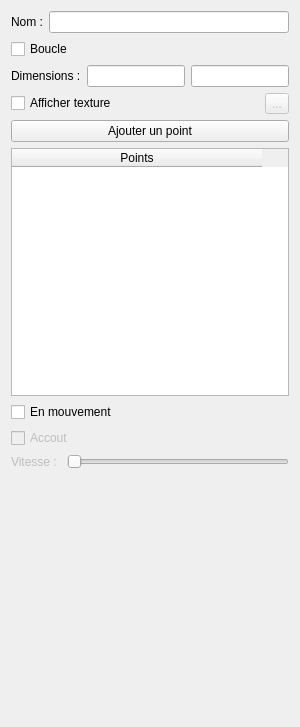
<?xml version="1.0" encoding="UTF-8"?>
<ui version="4.0">
 <class>PlateformOptionWidget</class>
 <widget class="QWidget" name="PlateformOptionWidget">
  <property name="geometry">
   <rect>
    <x>0</x>
    <y>0</y>
    <width>300</width>
    <height>727</height>
   </rect>
  </property>
  <property name="windowTitle">
   <string>Form</string>
  </property>
  <layout class="QVBoxLayout" name="verticalLayout_2">
   <item>
    <layout class="QVBoxLayout" name="verticalLayout">
     <item>
      <layout class="QHBoxLayout" name="horizontalLayout">
       <item>
        <widget class="QLabel" name="label">
         <property name="text">
          <string>Nom :</string>
         </property>
        </widget>
       </item>
       <item>
        <widget class="QLineEdit" name="_objectNameEdit">
         <property name="text">
          <string/>
         </property>
        </widget>
       </item>
      </layout>
     </item>
     <item>
      <widget class="QCheckBox" name="_circleMovementCheckbox">
       <property name="enabled">
        <bool>true</bool>
       </property>
       <property name="text">
        <string>Boucle</string>
       </property>
      </widget>
     </item>
     <item>
      <layout class="QHBoxLayout" name="horizontalLayout_3">
       <item>
        <widget class="QLabel" name="label_2">
         <property name="text">
          <string>Dimensions :</string>
         </property>
        </widget>
       </item>
       <item>
        <widget class="QLineEdit" name="_widthEdit">
         <property name="inputMask">
          <string/>
         </property>
         <property name="text">
          <string/>
         </property>
         <property name="maxLength">
          <number>3</number>
         </property>
        </widget>
       </item>
       <item>
        <widget class="QLineEdit" name="_heightEdit">
         <property name="maxLength">
          <number>3</number>
         </property>
        </widget>
       </item>
      </layout>
     </item>
     <item>
      <layout class="QHBoxLayout" name="horizontalLayout_4">
       <item>
        <widget class="QCheckBox" name="_showTextureCheckbox">
         <property name="text">
          <string>Afficher texture</string>
         </property>
        </widget>
       </item>
       <item>
        <widget class="QToolButton" name="_loadTextureButton">
         <property name="enabled">
          <bool>false</bool>
         </property>
         <property name="text">
          <string>...</string>
         </property>
        </widget>
       </item>
      </layout>
     </item>
     <item>
      <widget class="QPushButton" name="_addPointButton">
       <property name="text">
        <string>Ajouter un point</string>
       </property>
      </widget>
     </item>
     <item>
      <widget class="QTableWidget" name="_pointsTable">
       <property name="columnCount">
        <number>1</number>
       </property>
       <attribute name="horizontalHeaderDefaultSectionSize">
        <number>250</number>
       </attribute>
       <column>
        <property name="text">
         <string>Points</string>
        </property>
       </column>
      </widget>
     </item>
     <item>
      <widget class="QCheckBox" name="_isMovingCheckbox">
       <property name="text">
        <string>En mouvement</string>
       </property>
      </widget>
     </item>
     <item>
      <widget class="QCheckBox" name="_normalizeDirectionCheckbox">
       <property name="enabled">
        <bool>false</bool>
       </property>
       <property name="text">
        <string>Accout</string>
       </property>
      </widget>
     </item>
     <item>
      <layout class="QHBoxLayout" name="horizontalLayout_2">
       <item>
        <widget class="QLabel" name="_speedLbl">
         <property name="enabled">
          <bool>false</bool>
         </property>
         <property name="text">
          <string>Vitesse : </string>
         </property>
        </widget>
       </item>
       <item>
        <widget class="QSlider" name="_speedSlider">
         <property name="enabled">
          <bool>false</bool>
         </property>
         <property name="maximum">
          <number>10000</number>
         </property>
         <property name="orientation">
          <enum>Qt::Horizontal</enum>
         </property>
        </widget>
       </item>
      </layout>
     </item>
     <item>
      <spacer name="verticalSpacer">
       <property name="orientation">
        <enum>Qt::Vertical</enum>
       </property>
       <property name="sizeHint" stdset="0">
        <size>
         <width>20</width>
         <height>40</height>
        </size>
       </property>
      </spacer>
     </item>
    </layout>
   </item>
  </layout>
 </widget>
 <resources/>
 <connections/>
</ui>
